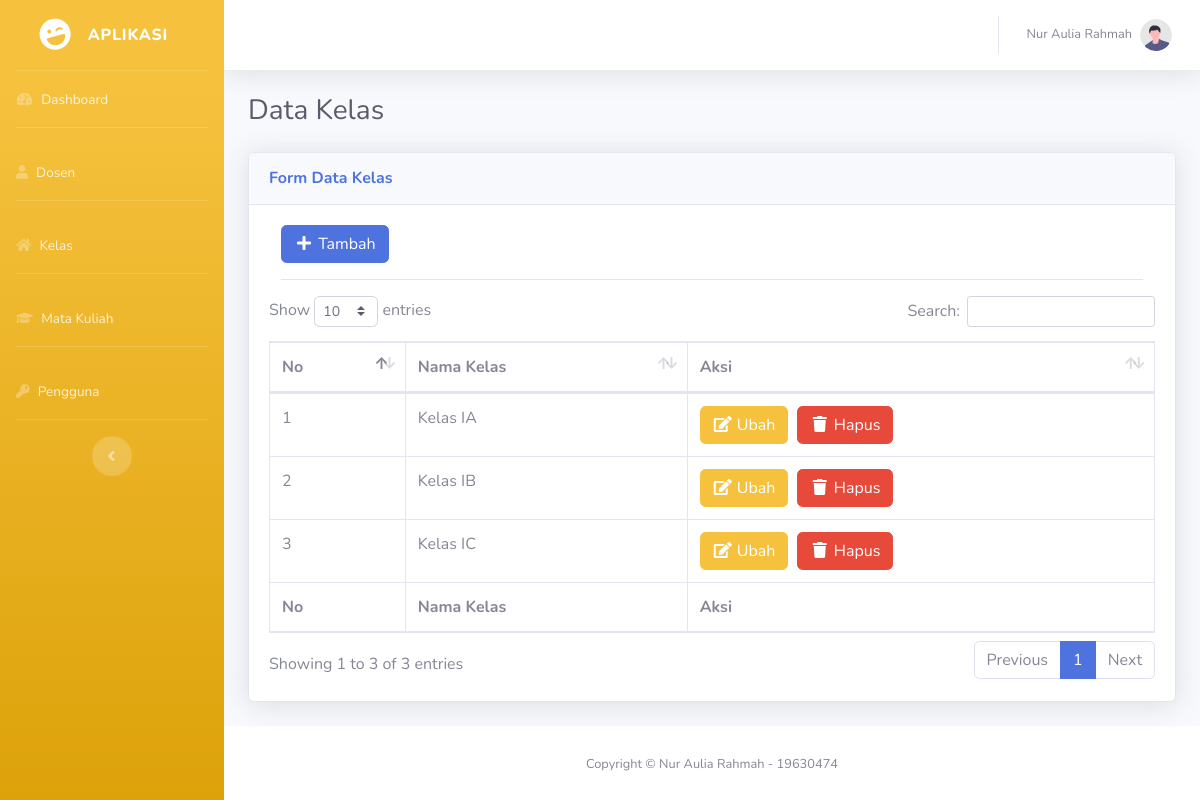
Page /kelas.php (signed in) on the committed database.
### tables this page shows
CREATE TABLE IF NOT EXISTS `pengguna` (
`id_pengguna` int(11) NOT NULL,
  `nama_pengguna` varchar(100) NOT NULL,
  `user` varchar(100) NOT NULL,
  `pass` varchar(100) NOT NULL
);

CREATE TABLE IF NOT EXISTS `kelas` (
`id_kelas` int(11) NOT NULL,
  `nama_kelas` varchar(100) NOT NULL
);

CREATE TABLE IF NOT EXISTS `profil` (
`id` int(11) NOT NULL,
  `nama_aplikasi` varchar(100) NOT NULL,
  `nama_profil` varchar(100) NOT NULL,
  `nomor_profil` varchar(100) NOT NULL
);

### config/profil.php (called while the page is built, shortened)
<?php
$query_profil = mysqli_query($link, "select * from profil");
$data_profil = mysqli_fetch_array($query_profil);
$nama_profil = $data_profil['nama_profil'];
$nomor_profil = $data_profil['nomor_profil'];

### pages/center-kelas.php (the view, shortened to what this page needs)
<div class="container-fluid">
    <h1 class="h3 mb-4 text-gray-800"><?= $judul; ?></h1>
    <div class="card shadow mb-4">
        <div class="card-header py-3">
            <h6 class="m-0 font-weight-bold text-primary"><?= $judul_form; ?></h6>
        </div>
        <div class="card-body">
            <div class="col-12">
                <button type="button" class="btn btn-primary" title="Tambah" data-toggle="modal" data-target="#tambah"><i class="fa fa-fw fa-plus"></i> Tambah</button>
                <hr />
            </div>
            <div class=" table-responsive">
                <table class="table table-bordered" id="dataTable" width="100%" cellspacing="0">
                    <thead>
                        <tr>
                            <th>No</th>
                            <th>Nama Kelas</th>
                            <th>Aksi</th>
                        </tr>
                    </thead>
                    <tfoot>
                        <tr>
                            <th>No</th>
                            <th>Nama Kelas</th>
                            <th>Aksi</th>
                        </tr>
                    </tfoot>
                    <tbody>
                        <?php
                        $no = 1;
                        $query_kelas = mysqli_query($link, "select * from kelas order by id_kelas asc");
                        if (mysqli_num_rows($query_kelas) > 0) {
                            while ($data_kelas = mysqli_fetch_array($query_kelas)) {
                                $id_kelas = $data_kelas['id_kelas'];
                                $nama_kelas = $data_kelas['nama_kelas'];
                        ?>
                                <tr>
                                    <td><?= $no; ?></td>
                                    <td><?= $nama_kelas; ?></td>
                                    <td><a href="#" title="Ubah" data-toggle="modal" data-target="#ubah<?php echo $id_kelas; ?>"><button type="button" class="btn btn-warning "><i class="fa fa-fw fa-edit"></i> Ubah</button></a>&nbsp;&nbsp;<a href="proses/proses-kelas.php?s=<?php echo $id_kelas; ?>" title="Hapus" onclick="return confirm('Apakah anda yakin ingin menghapus data <?php echo $nama_kelas; ?>?')"><button type="button" class="btn btn-danger "><i class="fa fa-fw fa-trash"></i> Hapus </button></a></td>
                                </tr>
                        <?php $no++;
                            }
                        }
                        ?>
                    </tbody>
                </table>
            </div>
        </div>
    </div>
</div>

### templates/topnavbar.php (shortened to what this page needs)
<nav class="navbar navbar-expand navbar-light bg-white topbar mb-4 static-top shadow">
    <ul class="navbar-nav ml-auto">
        <li class="nav-item dropdown no-arrow">
            <a class="nav-link dropdown-toggle" href="#" id="userDropdown" role="button" data-toggle="dropdown" aria-haspopup="true" aria-expanded="false">
                <span class="mr-2 d-none d-lg-inline text-gray-600 small"><?= $nama_penggunalogin; ?></span>
                <img class="img-profile rounded-circle" src="assets/img/undraw_profile.svg">
            </a>
        </li>
    </ul>
</nav>

### templates/footer.php (shortened to what this page needs)
<footer class="sticky-footer bg-white">
    <div class="container my-auto">
        <div class="copyright text-center my-auto">
            <span>Copyright &copy; <?= $nama_profil . ' - ' . $nomor_profil; ?></span>
        </div>
    </div>
</footer>
</div>
</div>
</body>
</html>

### rows in the picture
pengguna: nama_pengguna "Nur Aulia Rahmah"
kelas: nama_kelas "Kelas IA"
kelas: nama_kelas "Kelas IB"
kelas: nama_kelas "Kelas IC"
profil: nama_profil "Nur Aulia Rahmah", nomor_profil "19630474"

### other values in the picture
$judul "Data Kelas"
$judul_form "Form Data Kelas"
